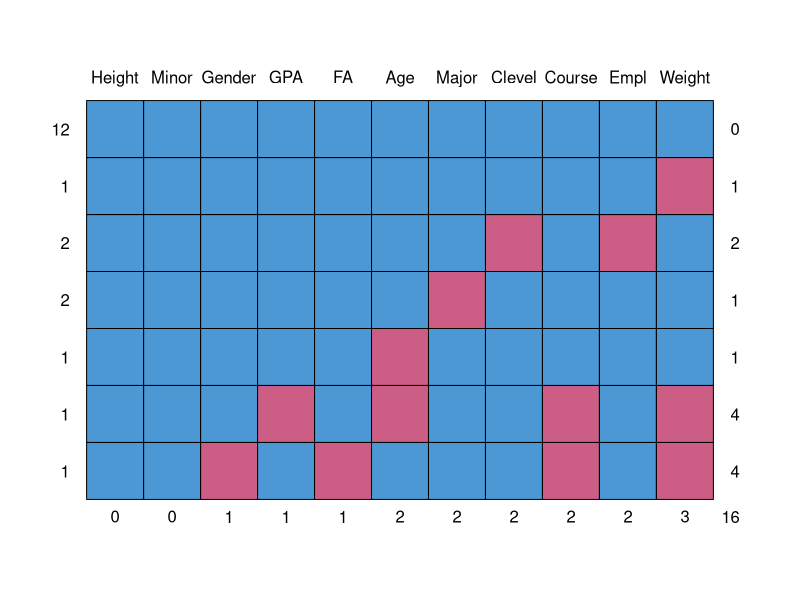
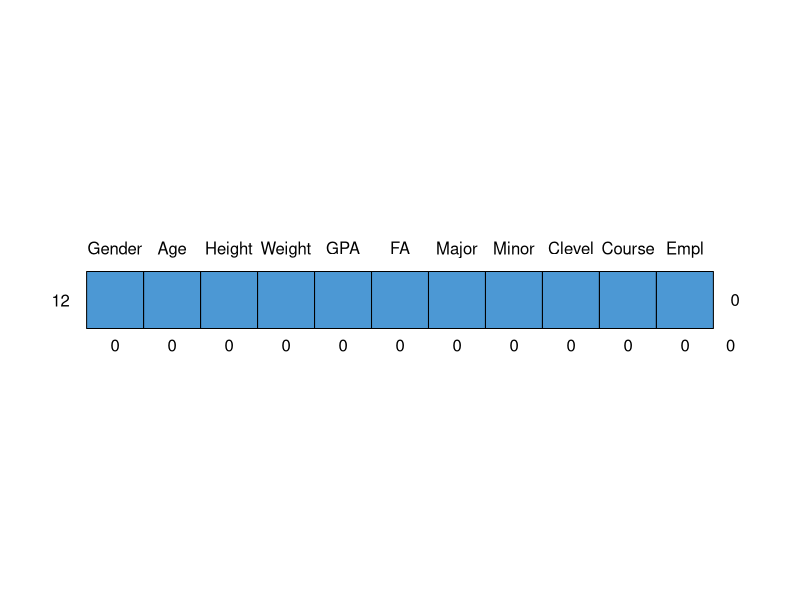
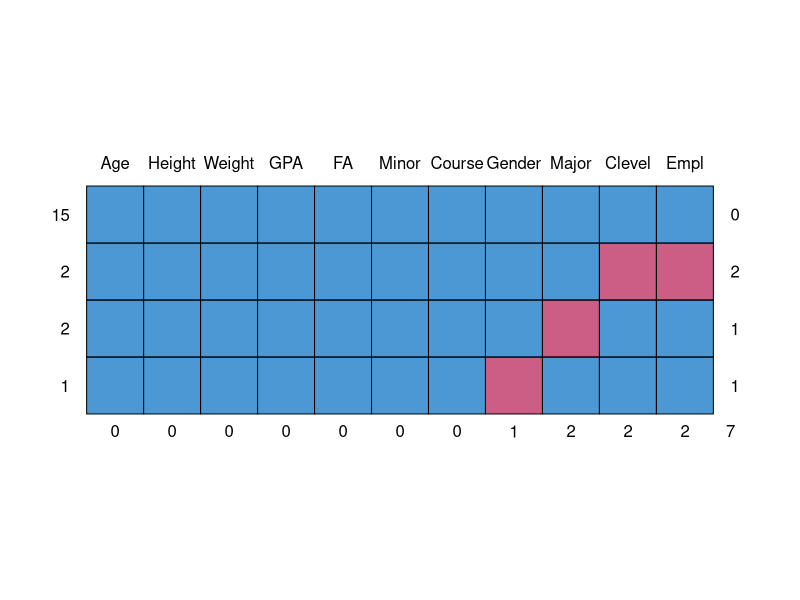
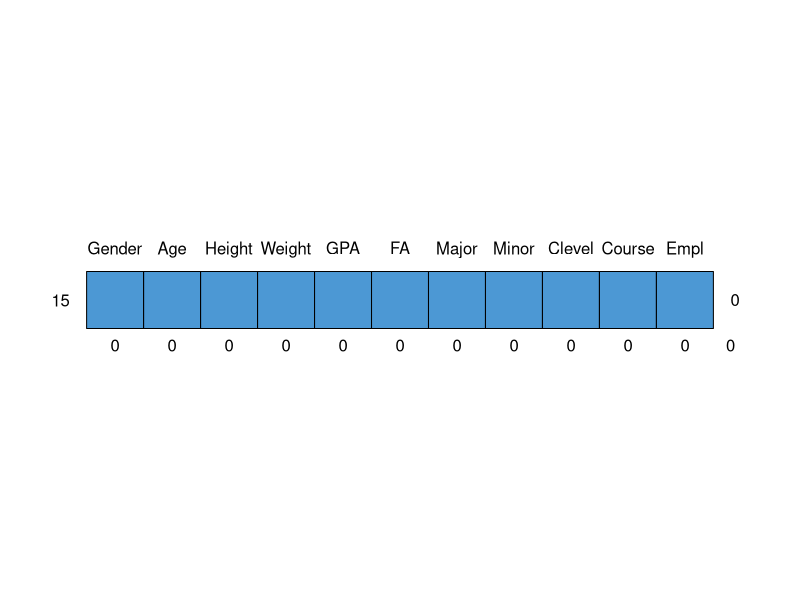
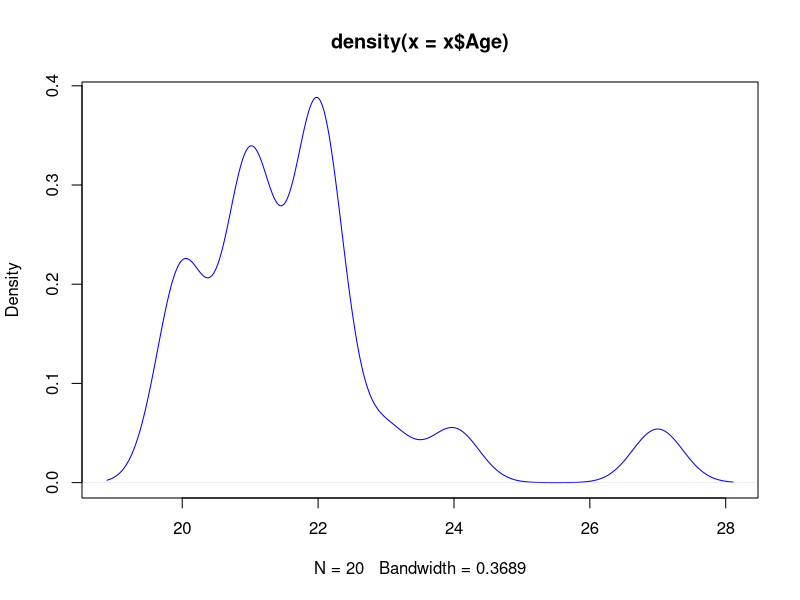
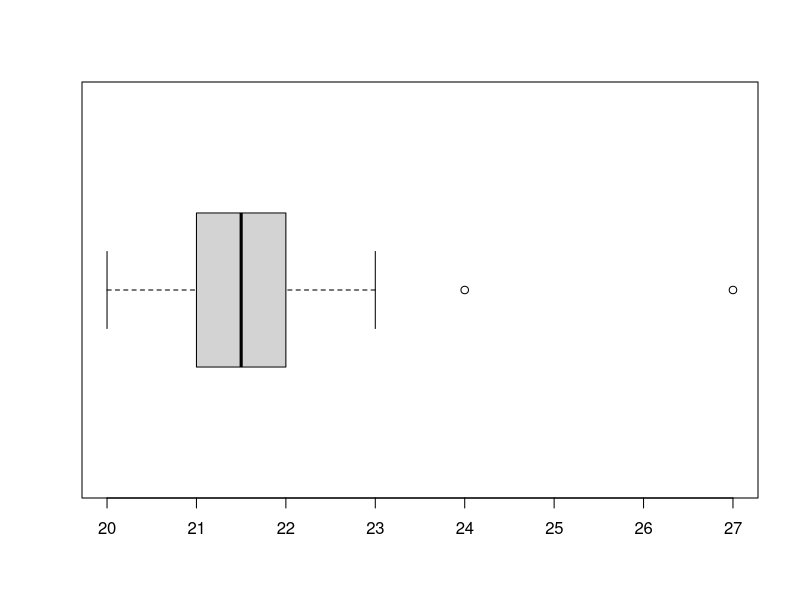
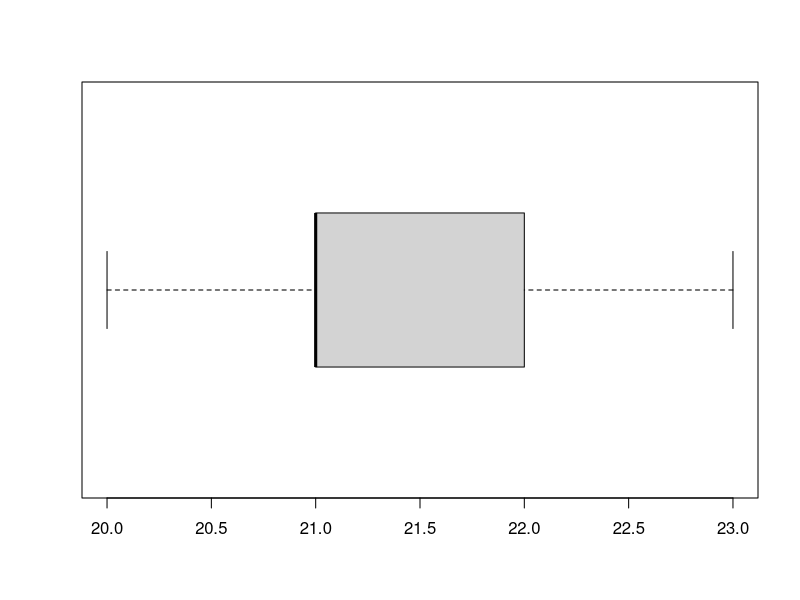
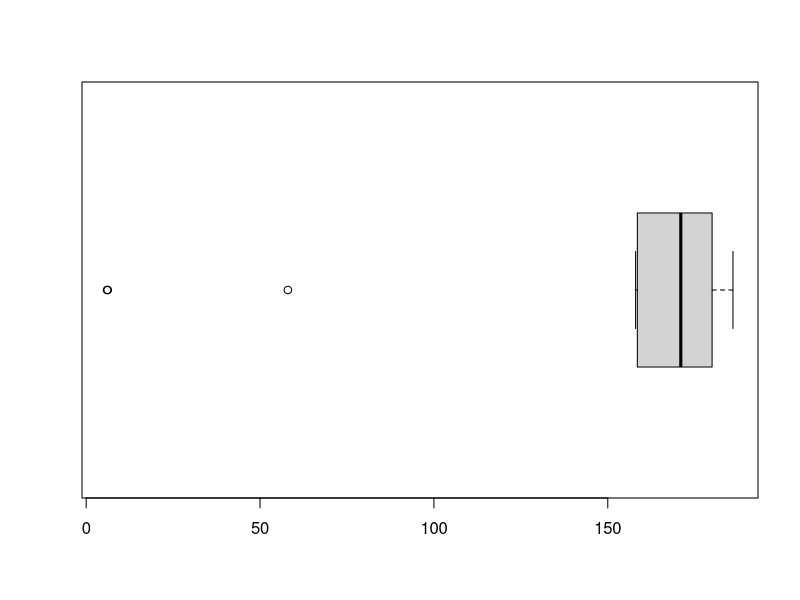

Generate these figures, in order, with R:
#DataPreprocessing

x=read.csv("datapreprocessing.csv")

View(x)
dim(x)

##name of attributes
names(x)

##+++++++++++++++++
#Inconsistent values

#Gender

class(x$Gender)
table(x$Gender)

#child is an inconsistent value for Gender
x$Gender=gsub("Child", NA, x$Gender)
table(x$Gender)
x$Gender
table(is.na(x$Gender))

#Height  ##nature numerical 
summary(x$Height)
class(x$Height)
x$Height

x$Height=gsub("164 cm ", 164, x$Height)
x$Height=gsub("186cm", 186, x$Height)
x$Height
class(x$Height)
x$Height=as.numeric(x$Height)
summary(x$Height)
class(x$Height)

#Weight
summary(x$Weight)
x$Weight
table(x$Weight)
x$Weight=gsub("Male", NA, x$Weight)
x$Weight
class(x$Weight)

x$Weight=as.numeric(x$Weight)
summary(x$Weight)

##
x=read.csv("datapreprocessing.csv")
View(x)
x_height=x$Height
class(x_height)


x_height
x_height=replace(x_height, x_height %in% c("186cm", "164 cm "), c(186, 164))
x_height
x_height=as.numeric(x_height)
summary(x_height)

##+++++++++++++++++
#Chapter 2: Data pre processing
#Duplicated rows 
x=read.csv("datapreprocessing.csv")
View(x)
##package tidyverse
library(tidyverse)
dp_value=duplicated(x)
dp_value
table(dp_value)


##Lets introduce some duplicated objects (rows)
dp_rows=x[c(1,2), ]
View(dp_rows)

y=rbind(x, dp_rows)
View(y)

dp_object=duplicated(y)
table(dp_object)

y[duplicated(y), ]   #this gives the duplicated rows with all details

###how to remove duplicated Rows/Objects
y_unique=unique(y)
y_dup=duplicated(y_unique)
table(y_dup)

##few variables but a lot of observation/objects
##+++++++++++++++++
#+Chapter 2: Data pre processing+#
#Missing Values#

#install.packages("mice")
library(mice)

x=read.csv("navalues.csv")
View(x)   ##missing values present

##spotting the missing values
is.na(x)
colSums(is.na(x))   #it gives the # of NAs in each col.
sum(is.na(x$Gender))  #for indiv col.

md.pattern(x)

#+How to deal with missing values+
y=x
View(y)

#1: omit the rows with missing values>>> the easiest way to deal NAs
y_new=na.omit(y)

View(y_new)
colSums(is.na(y_new))
md.pattern(y_new)
dim(y_new)
dim(y)
8/20   ##if you remove about 5% of your objects---you are still fine

###calculations in the presence of NAs
sum(is.na(x$GPA))
mean(x$GPA)
mean(x$GPA, na.rm=T)
median(x$GPA, na.rm = T)
var(x$GPA, na.rm = T)


#+++Very very very very important discussion here+++

#+systematic missing values vs Random missing values+# 
View(x)

#+test for random OR systematic Missing Values 
##Weight 
sum(is.na(x$Weight))

dum_na=is.na(x$Weight)  #binary variable recall from ITC 255
dum_na 
table(dum_na)

#Check whether missing values on Weight is related to Gender+
#Variable Gender: 
#test whether dum_na and Gender are associated
#Gender is QL  and dum_na is QL(binary)
#which test of association we use here>>>Chi-square test 
chisq.test(x$Gender, dum_na)  #No association, i.e. random missing values


#Check whether missing values on Weight is related to Height+
#Binary and QNT>t-test

t.test(x$Height~dum_na)   ##Hence no association, i.e. random missing values
###if the missing values are at random then we can impute them>>estimate them
##mice package
help("mice")

x.fill=mice(x)
x.cmpl=complete(x.fill)
colSums(is.na(x.cmpl))
View(x.cmpl)
md.pattern(x.cmpl)
x.nona=na.omit(x.cmpl)
md.pattern(x.nona)
#write.csv(x.nona, file = "no_na_values.csv")



##+++++++++++++++++
#+Chapter 2: Data pre processing
#+outliers

x=read.csv("no_na_values.csv")
View(x)
names(x)
str(x)
###suppose we wanna work with the variable Age
summary(x$Age)
plot(density(x$Age), col="blue") #may be out-liers on the righthandside
##check for the outliers
boxplot(x$Age, horizontal = T)
boxplot.stats(x$Age)

###We remove the outliers only from Age
age_new=x$Age[x$Age<24]
boxplot(age_new, horizontal = T)

##you want to have a new dataset 
x_new=x[x$Age<24, ]
View(x_new)


###height
boxplot(x$Height, horizontal = T)
boxplot.stats(x$Height)

x_new_height=x[x$Height>58, ]
boxplot(x_new_height$Height, horizontal = T)



##+++++++++++++++++
#Chapter 2: Data pre processing
#Variable transformations

names(x)
##Height in cm>>>generate a new var height in foot/feet
#1 cm=0.0328084 feet

height_in_feet=x$Height*0.0328084
height_in_feet
x=cbind(x, height_in_feet)
View(x)

##Decoding of the non-numerical var
##Gender
factor(x$Gender)
levels(x$Gender)
##0: Female, 1: Male
Gender_new=c()    ##empty vector 

for (i in 1:length(x$Gender)){
  if (x$Gender[i]=="Female"){
    Gender_new[i]=0
  } else {
    Gender_new[i]=1
  }
}

x=cbind(x, Gender_new)
View(x)